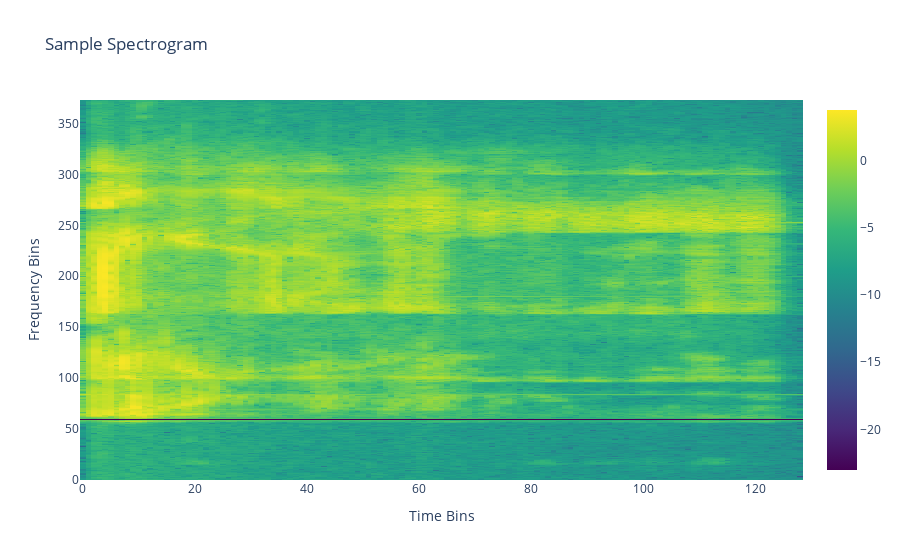

The code cell stored with this chart in its notebook:
### Code cell
# Visualize spectrogram
spectrogram = preprocess_wave(wave)
fig_spec = go.Figure(data=go.Heatmap(z=np.log(spectrogram + 1e-10), colorscale='Viridis'))
fig_spec.update_layout(title="Sample Spectrogram", xaxis_title="Time Bins", yaxis_title="Frequency Bins")
fig_spec.show()

### Figure 1 — Plotly figure (JSON) as saved in the notebook; plotly's stock layout.template omitted (floating-point values rounded to 4 significant figures; data arrays with more than 128 entries replaced by an {"elided": "..."} marker saying what was removed)
{"data": [{"colorscale": [[0, "#440154"], [0.1111, "#482878"], [0.2222, "#3e4989"], [0.3333, "#31688e"], [0.4444, "#26828e"], [0.5556, "#1f9e89"], [0.6667, "#35b779"], [0.7778, "#6ece58"], [0.8889, "#b5de2b"], [1, "#fde725"]], "type": "heatmap", "z": {"elided": "374x129 float values"}}], "layout": {"title": {"text": "Sample Spectrogram"}, "xaxis": {"title": {"text": "Time Bins"}}, "yaxis": {"title": {"text": "Frequency Bins"}}}}
